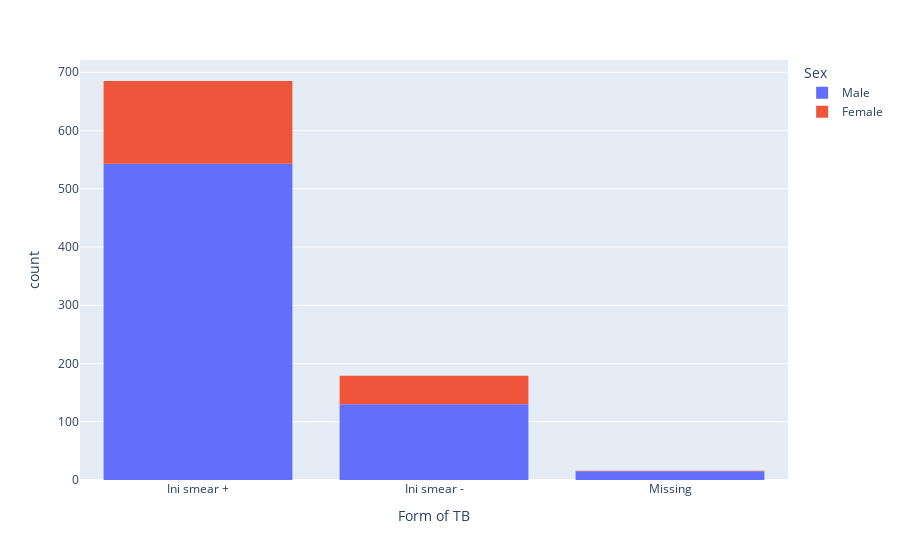

The cell this chart's notebook holds for it:
### Code cell
import plotly.express as px
px.histogram(india_tb, x ="Form of TB" , color = "Sex")

### Figure 1 — Plotly figure (JSON) as saved in the notebook; plotly's stock layout.template omitted (floating-point values rounded to 4 significant figures; data arrays with more than 128 entries replaced by an {"elided": "..."} marker saying what was removed)
{"data": [{"bingroup": "x", "hovertemplate": "Sex=Male<br>Form of TB=%{x}<br>count=%{y}<extra></extra>", "legendgroup": "Male", "marker": {"color": "#636efa", "pattern": {"shape": ""}}, "name": "Male", "orientation": "v", "showlegend": true, "type": "histogram", "x": {"elided": "688 str values"}, "xaxis": "x", "yaxis": "y"}, {"bingroup": "x", "hovertemplate": "Sex=Female<br>Form of TB=%{x}<br>count=%{y}<extra></extra>", "legendgroup": "Female", "marker": {"color": "#EF553B", "pattern": {"shape": ""}}, "name": "Female", "orientation": "v", "showlegend": true, "type": "histogram", "x": {"elided": "192 str values"}, "xaxis": "x", "yaxis": "y"}], "layout": {"barmode": "relative", "legend": {"title": {"text": "Sex"}, "tracegroupgap": 0}, "margin": {"t": 60}, "xaxis": {"anchor": "y", "domain": [0, 1], "title": {"text": "Form of TB"}}, "yaxis": {"anchor": "x", "domain": [0, 1], "title": {"text": "count"}}}}
